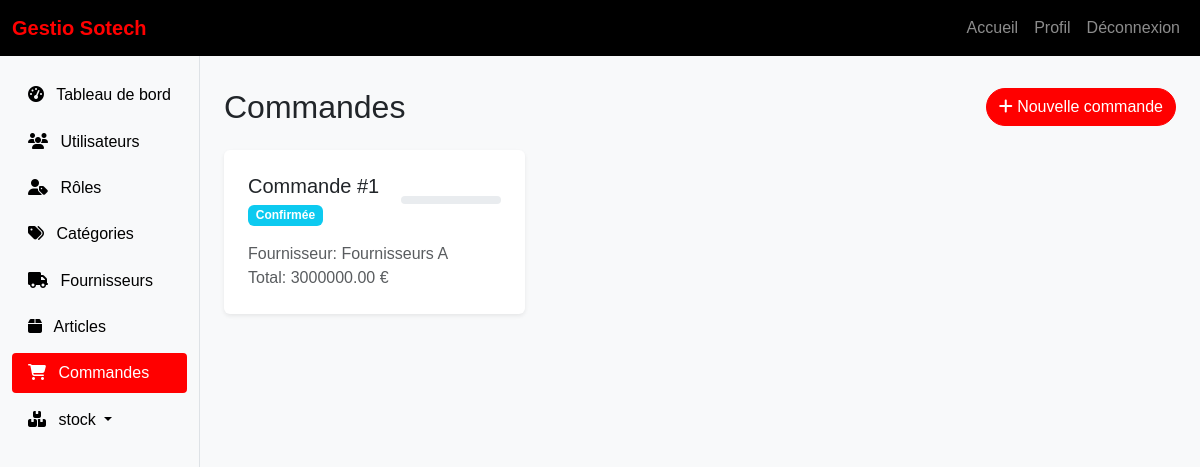
The app's page /commandes/ (signed in) with its own data.
### core/models.py (models this page shows, shortened)
class Commande(models.Model):
    STATUT_CHOICES = [
        ('en_attente', 'En attente'),
        ('confirmee', 'Confirmée'),
        ('en_cours', 'En cours de livraison'),
        ('livree', 'Livrée'),
        ('annulee', 'Annulée'),
    ]
    fournisseur = models.ForeignKey(Fournisseur, on_delete=models.CASCADE)
    utilisateur = models.ForeignKey(Utilisateur, on_delete=models.CASCADE, null=True, blank=True)
    date_commande = models.DateTimeField(auto_now_add=True)
    date_livraison_prevue = models.DateField(null=True, blank=True)
    date_livraison_reelle = models.DateField(null=True, blank=True)
    statut = models.CharField(max_length=20, choices=STATUT_CHOICES, default='en_attente')
    notes = models.TextField(blank=True)
    total_ht = models.DecimalField(max_digits=10, decimal_places=2, default=0)
    total_ttc = models.DecimalField(max_digits=10, decimal_places=2, default=0)
    date_creation = models.DateTimeField(auto_now_add=True)
    date_modification = models.DateTimeField(auto_now=True)

class Fournisseur(models.Model):
    nom = models.CharField(max_length=100)
    adresse = models.TextField()
    telephone = models.CharField(max_length=15)
    email = models.EmailField()
    date_creation = models.DateTimeField(auto_now_add=True)
    date_modification = models.DateTimeField(auto_now=True)

### core/views.py (the view)
# urls.py: path('commandes/', views.liste_commandes, name='liste_commandes'),
@login_required
def liste_commandes(request):
    commandes = Commande.objects.all().order_by('-date_commande')
    return render(request, 'core/commandes/liste.html', {'commandes': commandes})

### templates/core/commandes/liste.html (shortened to what this page needs)
{% extends 'base.html' %}
{% block content %}
<div class="d-flex justify-content-between align-items-center mb-4">
    <h2 class="mb-0">Commandes</h2>
    <a href="{% url 'nouvelle_commande' %}" class="btn btn-primary rounded-pill">
        <i class="fa fa-plus"></i> Nouvelle commande
    </a>
</div>
<div class="row">
    {% for commande in commandes %}
    <div class="col-md-6 col-lg-4 mb-4">
        <div class="card p-4">
            <div class="d-flex justify-content-between align-items-center">
                <div>
                    <h5 class="mb-1">Commande #{{ commande.id }}</h5>
                    <span class="badge
                        {% if commande.statut == 'en_attente' %}bg-warning
                        {% elif commande.statut == 'confirmee' %}bg-info
                        {% elif commande.statut == 'en_cours' %}bg-primary
                        {% elif commande.statut == 'livree' %}bg-success
                        {% elif commande.statut == 'annulee' %}bg-danger
                        {% endif %}
                    ">
                        {{ commande.get_statut_display }}
                    </span>
                </div>
                <div style="width: 100px;">
                    <div class="progress" style="height: 8px;">
                    </div>
                </div>
            </div>
            <div class="mt-3">
                <span class="text-muted">Fournisseur: {{ commande.fournisseur.nom }}</span><br>
                <span class="text-muted">Total: {{ commande.total_ttc }} €</span>
            </div>
        </div>
    </div>
    {% endfor %}
</div>
{% endblock %}

### static/css/style.css (style rules this page uses)
:root { --primary-color: #ff0000; --secondary-color: #000000; --light-gray: #f8f9fa; --dark-gray: #343a40; }
body { font-family: 'Arial', sans-serif; background-color: var(--light-gray); }
.btn-primary { background-color: var(--primary-color); border-color: var(--primary-color); }
.card { border: none; box-shadow: 0 0.125rem 0.25rem rgba(0, 0, 0, 0.075); }

### records on screen
Commande: id "1", statut "Confirmée", fournisseur.nom "Fournisseurs A", total_ttc "3000000.00"
